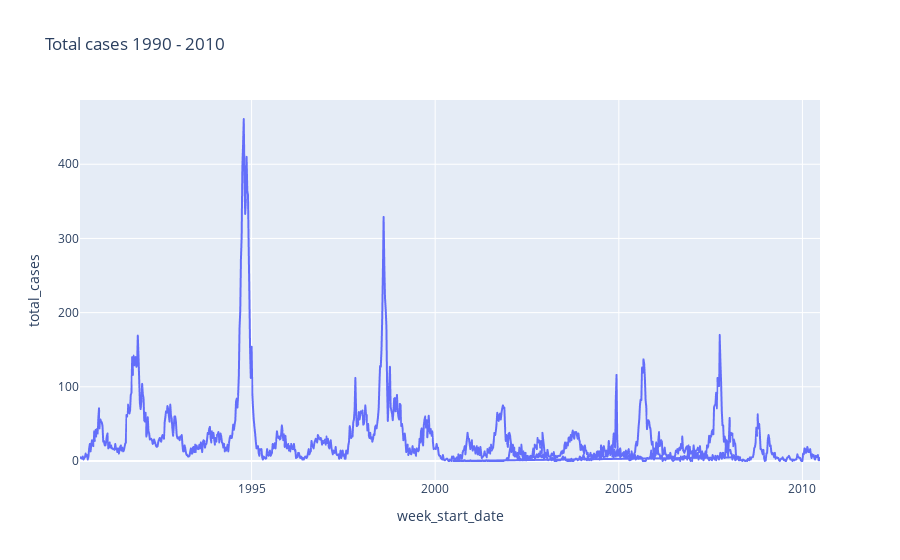

Notebook code for this chart:
### Markdown cell above
Let's plot the total cases in genereal:

### Code cell
feature_train_values['total_cases']=label_train_values['total_cases']

fig = px.line(feature_train_values,x=feature_train_values['week_start_date'], y=feature_train_values['total_cases'], title="Total cases 1990 - 2010")
fig.show()

### Figure 1 — Plotly figure (JSON) as saved in the notebook; plotly's stock layout.template omitted (floating-point values rounded to 4 significant figures; data arrays with more than 128 entries replaced by an {"elided": "..."} marker saying what was removed)
{"data": [{"hovertemplate": "week_start_date=%{x}<br>total_cases=%{y}<extra></extra>", "legendgroup": "", "line": {"color": "#636efa", "dash": "solid"}, "marker": {"symbol": "circle"}, "mode": "lines", "name": "", "showlegend": false, "type": "scattergl", "x": {"elided": "1456 str values"}, "xaxis": "x", "y": {"elided": "1456 int values"}, "yaxis": "y"}], "layout": {"legend": {"tracegroupgap": 0}, "title": {"text": "Total cases 1990 - 2010"}, "xaxis": {"anchor": "y", "domain": [0, 1], "title": {"text": "week_start_date"}}, "yaxis": {"anchor": "x", "domain": [0, 1], "title": {"text": "total_cases"}}}}
